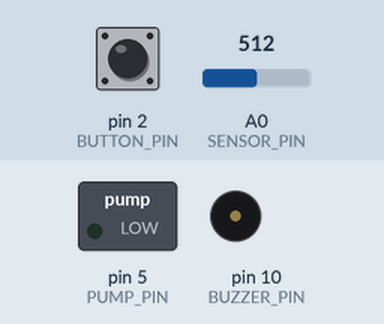
Simulated run of this sketch. Board: Arduino Uno, built with avr-gcc and run on an emulated ATmega328P. Shown: switched loads named in the sketch (green lamp = pin HIGH), buzzer (waves = sounding, pin HIGH). Inputs (shaded band) come from the test bench; at power-on: pin 2 (BUTTON_PIN) HIGH, A0 (SENSOR_PIN) = 512. Pins used as bus, display or sensor lines are not drawn; what the sketch prints to the serial monitor is not drawn.

Above: at 0.5 s.
Timing chart, 0 to 2.0 s (numbered marks = the images above):
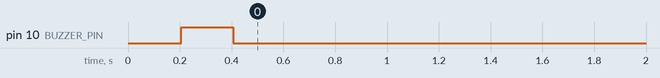

The sketch:

plant-watering.ino
```cpp
#include <EEPROM.h>
#include <LowPower.h>

#define DEBUG
#ifdef DEBUG
  #define dprint(x) Serial.print(x)
  #define dprintln(x) Serial.println(x)
#else
  #define dprint(x)
  #define dprintln(x)
#endif

//#define CLEAR_MEMORY

// Alerts
const int DRY_SOIL = 1;
const int WET_SOIL = 0;
const int LOW_BATTERY = 3;
const int ENTER_CALIBRATION = 3;

// Battery
const int LOW_BATTERY_THRESHOLD = 3100;

// Pin Definitions
const int SENSOR_PIN = A0;
const int SENSOR_POWER = 13;
const int PUMP_PIN = 5;
const int BUZZER_PIN = 10;
const int BUTTON_PIN = 2;

// Light Sleep Settings
const long SLEEP_CYCLE_SECONDS = 8L;
const long LONG_SLEEP_SECONDS = 24L * 60L * 60L;
const long SHORT_SLEEP_SECONDS = 1L * 60L * 60L;

// Sensor and Pump
const int WATERPUMP_SECONDS = 6;
const int SENSOR_STABILIZATION = 200;
const int SENSOR_ERROR = 18;

const int AIR_VALUE = 624;
const int WATER_VALUE = 273;

const int EEPROM_CALIBRATED_ADDR = 10;
const int EEPROM_DRY_ADDR = 11;

const int LONG_PRESS_THRESHOLD = 2000;

int dryValue;
int soilDrynessValue;
volatile bool calibrateFlag = false;

void loadCalibrationValues() {
  boolean calibrated = false;
  EEPROM.get(EEPROM_CALIBRATED_ADDR, calibrated);
  EEPROM.get(EEPROM_DRY_ADDR, dryValue);

  if (!calibrated || dryValue == 0xFFFF ) {
    dryValue = WATER_VALUE + (AIR_VALUE - WATER_VALUE) * 0.7;
  }
  dprint("Dry point: ");
  dprint(dryValue);
  int moisturePercent = getMoisturePercent(dryValue);
  dprint(" (");
  dprint(moisturePercent);
  dprintln("% moisture)");
}

void updateEEPROMAndPrint() {
  EEPROM.put(EEPROM_CALIBRATED_ADDR, true);
  EEPROM.put(EEPROM_DRY_ADDR, dryValue);
  int moisturePercent = getMoisturePercent(dryValue);
  digitalWrite(SENSOR_POWER, LOW);
  dprint("Dry value set to ");
  dprint(dryValue);
  dprint(" (");
  dprint(moisturePercent);
  dprintln("% moisture)");
}

void setup() {
  pinMode(PUMP_PIN, OUTPUT);
  digitalWrite(PUMP_PIN, LOW);
  pinMode(SENSOR_POWER, OUTPUT);
  digitalWrite(SENSOR_POWER, LOW);
  pinMode(BUZZER_PIN, OUTPUT);
  digitalWrite(BUZZER_PIN, LOW);
  pinMode(BUTTON_PIN, INPUT);
  pinMode(LED_BUILTIN, OUTPUT);
  digitalWrite(LED_BUILTIN, LOW);

  #ifdef DEBUG
    Serial.begin(9600);
  #else
    Serial.end();
  #endif

  #ifdef CLEAR_MEMORY
    for (int i = 0; i < EEPROM.length(); i++)
      EEPROM.write(i, 0xFF);
  #endif

  dprintln("Starting...");

  loadCalibrationValues();

  if (isBatteryLow()) {
    alert(LOW_BATTERY);
  }
}

void loop() {
  if (mustWaterPlant()) {
    alert(DRY_SOIL);
    if (isBatteryLow()) {
      alert(LOW_BATTERY);
    } else {
      //pumpWaterForSeconds(WATERPUMP_SECONDS);
    }
    sleepSeconds(SHORT_SLEEP_SECONDS);
  } else {
    alert(WET_SOIL);
    sleepSeconds(LONG_SLEEP_SECONDS);
  }
}

bool mustWaterPlant() {
  return getSoilDryness() + SENSOR_ERROR  >= dryValue;
}

int getSoilDryness() {
  digitalWrite(SENSOR_POWER, HIGH);
  analogRead(SENSOR_PIN);
  delay(SENSOR_STABILIZATION);
  soilDrynessValue = analogRead(SENSOR_PIN);
  digitalWrite(SENSOR_POWER, LOW);
  dprint("Sensor: ");
  dprint(soilDrynessValue);
  int moisturePercent = getMoisturePercent(soilDrynessValue);
  dprint(" (");
  dprint(moisturePercent);
  dprintln("% moisture)");
  return soilDrynessValue;
}

int getMoisturePercent(int drynessValue) {
  int moisturePercent = map(drynessValue, AIR_VALUE, WATER_VALUE, 0, 100);
  return constrain(moisturePercent, 0, 100);
}

void pumpWaterForSeconds(int seconds) {
  dprintln("Watering...");
  digitalWrite(PUMP_PIN, HIGH);
  delay(seconds * 1000);
  digitalWrite(PUMP_PIN, LOW);
  dprintln("Watering complete.");
}

void alert(int pulses) {
  dprint(pulses);
  dprintln(" beeps.");
  for (int i = 0; i < pulses; i++) {
    digitalWrite(BUZZER_PIN, HIGH);
    delay(200);
    digitalWrite(BUZZER_PIN, LOW);
    delay(50);
  }
}

void calibrateSensor() {
  dprintln("Entering Calibration Mode...");
  digitalWrite(SENSOR_POWER, HIGH);
  delay(SENSOR_STABILIZATION);
  dryValue = getSoilDryness();
  alert(1);
  updateEEPROMAndPrint();
}

void resetToDefault() {
  dryValue = WATER_VALUE + (AIR_VALUE - WATER_VALUE) * 0.7;
  updateEEPROMAndPrint();
  digitalWrite(LED_BUILTIN, HIGH);
  delay(3000);
  digitalWrite(LED_BUILTIN, LOW);
}

void buttonISR() {
  calibrateFlag = true;
}

bool isBatteryLow() {
  long batteryVoltage = readVcc();
  dprint("Battery Voltage: ");
  dprint(batteryVoltage);
  dprintln(" mV");
  return batteryVoltage < LOW_BATTERY_THRESHOLD;
}

void sleepSeconds(int seconds) {
  attachInterrupt(digitalPinToInterrupt(BUTTON_PIN), buttonISR, FALLING);
  for (int i = 0; i < seconds / SLEEP_CYCLE_SECONDS; i++) {
    LowPower.powerDown(SLEEP_8S, ADC_OFF, BOD_OFF);
    if (calibrateFlag) {
      detachInterrupt(digitalPinToInterrupt(BUTTON_PIN));
      handleButtonPressed();
      return;
    }
  }
}

void handleButtonPressed() {
  if (calibrateFlag) {
      unsigned long pressStartTime = millis();
      while (digitalRead(BUTTON_PIN) == LOW) {
        delay(10);
      }
      unsigned long pressDuration = millis() - pressStartTime;
      if (pressDuration >= LONG_PRESS_THRESHOLD) {
        resetToDefault();
      } else {
        calibrateSensor();
      }
      attachInterrupt(digitalPinToInterrupt(BUTTON_PIN), buttonISR, FALLING);
      delay(1000);
      calibrateFlag = false;
  }
}

long readVcc() {
  ADMUX = _BV(REFS0) | _BV(MUX3) | _BV(MUX2) | _BV(MUX1);
  delay(2);
  ADCSRA |= _BV(ADSC);
  while (bit_is_set(ADCSRA, ADSC));
  uint16_t result = ADC;
  return (1100L * 1024L) / result;
}
```

Measured:
- by itself, pin 10 (BUZZER_PIN): LOW → HIGH at 0.21 s, → LOW 0.20 s later
